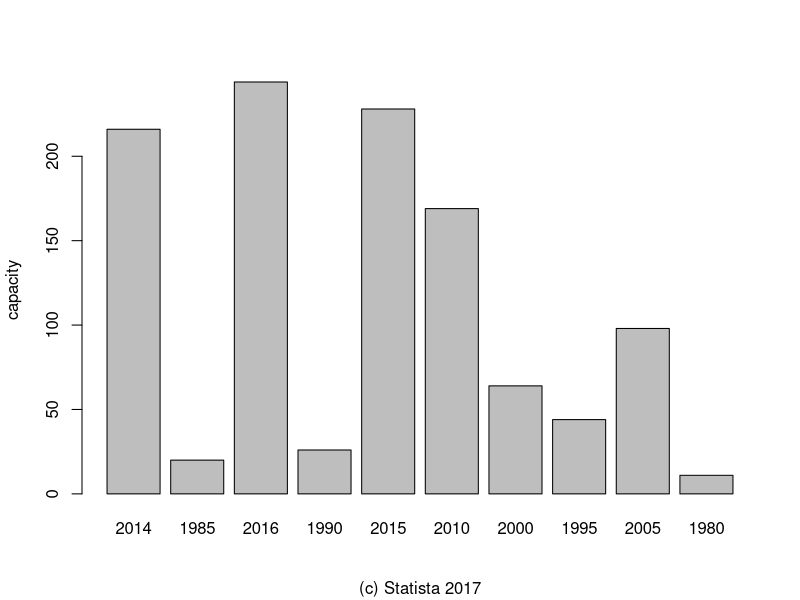

R code for this plot:
## ---- chunk 1
library(knitr)
opts_chunk$set(dev="png", 
               dev.args=list(type="cairo"),
               dpi=96)

data <- read.csv("data.csv")
data <- data[sample(nrow(data)),]
barplot(height = data$capacity, names.arg = data$year, ylab = "capacity", sub = "(c) Statista 2017")
